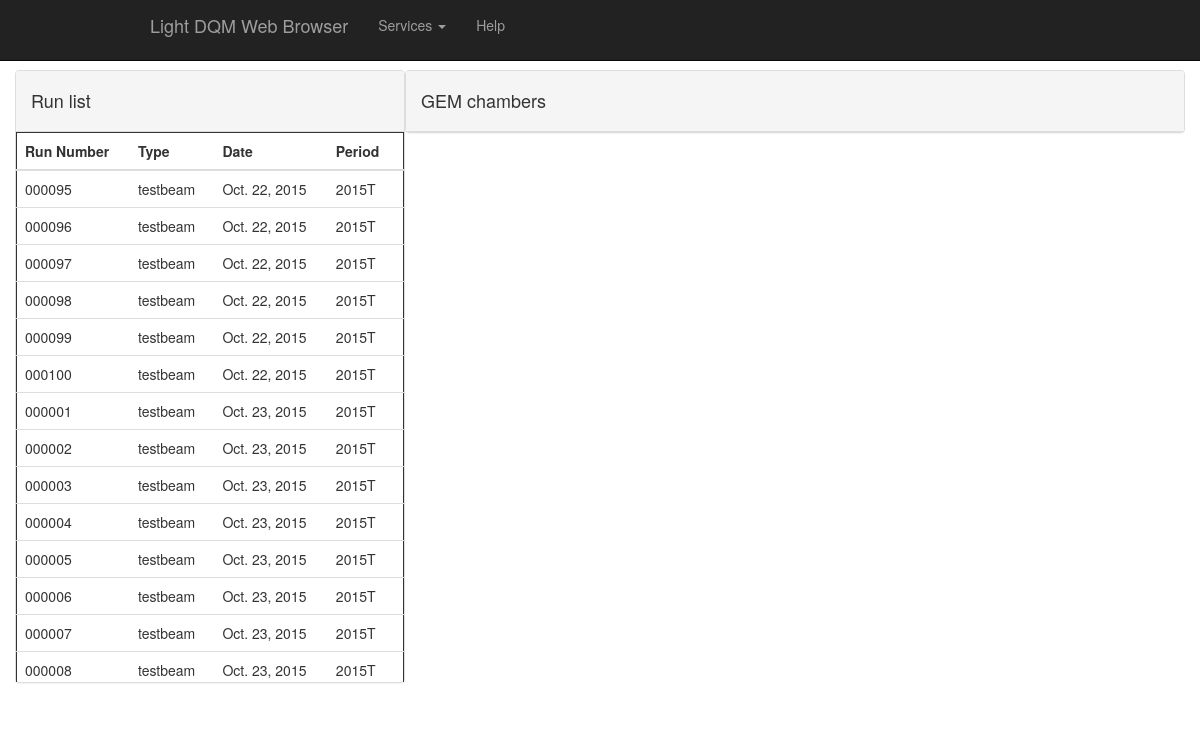
/main/, run on the app's committed database.
### ldqm_db/models.py (models this page shows, shortened)
class Run(models.Model):
  Name = models.CharField(max_length=50)
  Type = models.CharField(max_length=10)
  Number = models.CharField(max_length=10)
  Date = models.DateField()
  Period = models.CharField(max_length=10)
  Station = models.CharField(max_length=10)
  amcs = models.ManyToManyField(AMC)
  Status = models.BooleanField(default=False) #indicates if the dqm had processed the run
  class Meta:
    ordering = ['Date']

### LightDQM/views.py (the view)
# urls.py: url(r'^main/$', main),
def main(request):
  run_list = Run.objects.all()
  return render(request,'main.html', {'run_list':run_list,})

### LightDQM/templates/main.html (shortened to what this page needs)
{% load staticfiles %}
<!DOCTYPE html>
<html lang="en">
<head>
  <link  rel="stylesheet" href="{% static 'css/bootstrap.min.css' %}">
  <link href="{% static 'css/portfolio-item.css' %}" rel="stylesheet">
</head>
<body>
  {%include "nav.html"%}
  {% block main %}
<div class="container-fluid">
  <div class="col-sm-4">
    <div class="row">
      <div class="panel panel-default">
        <div class="panel-heading">
          <h4>
            Run list
          </h4>
          </div>
          <div class="span3">
          <table class="table table-fixed" id="table">
            <thead>
              <tr>
                <th class="col-xs-3">Run Number</th>
                <th class="col-xs-2">Type</th>
                <th class="col-xs-2">Date</th>
                <th class="col-xs-2">Period</th>
              </tr>
            </thead>
            <tbody>
                {% for run_ in run_list %}
                {% if run_.Number == run.Number and run_.Type == run.Type %}
                  <tr class="selected">
                {% else %}
                  <tr >
                {% endif %}
                  <td class="col-xs-3">{{run_.Number}}</td>
                  <td class="col-xs-2">{{run_.Type}}</td>
                  <td class="col-xs-3">{{run_.Date}}</td>
                  <td class="col-xs-2">{{run_.Period}}</td>
                </tr>
               {% endfor %}
            </tbody>
          </table>
          </div>
      </div>
    </div>
  </div>
  <div class="col-lg-8">
    <div class="row">
      <div class="panel panel-default">
        <div class="panel-heading">
          <h4>
            GEM chambers
          </h4>
        </div>
      </div>
    </div>
  </div>
</div>
  {% endblock %}
</body>
</html>

### LightDQM/static/css/portfolio-item.css (style rules this page uses)
body { padding-top: 70px; }
.table { border: 1px solid; }
td { cursor: pointer; }
.span3 { height: 550px !important; overflow: auto; }

### data on the page
Run: Number "000095", Type "testbeam", Date "Oct. 22, 2015", Period "2015T"
Run: Number "000096", Type "testbeam", Date "Oct. 22, 2015", Period "2015T"
Run: Number "000097", Type "testbeam", Date "Oct. 22, 2015", Period "2015T"
Run: Number "000098", Type "testbeam", Date "Oct. 22, 2015", Period "2015T"
Run: Number "000099", Type "testbeam", Date "Oct. 22, 2015", Period "2015T"
Run: Number "000100", Type "testbeam", Date "Oct. 22, 2015", Period "2015T"
Run: Number "000001", Type "testbeam", Date "Oct. 23, 2015", Period "2015T"
Run: Number "000002", Type "testbeam", Date "Oct. 23, 2015", Period "2015T"
Run: Number "000003", Type "testbeam", Date "Oct. 23, 2015", Period "2015T"
Run: Number "000004", Type "testbeam", Date "Oct. 23, 2015", Period "2015T"
Run: Number "000005", Type "testbeam", Date "Oct. 23, 2015", Period "2015T"
Run: Number "000006", Type "testbeam", Date "Oct. 23, 2015", Period "2015T"
Run: Number "000007", Type "testbeam", Date "Oct. 23, 2015", Period "2015T"
Run: Number "000008", Type "testbeam", Date "Oct. 23, 2015", Period "2015T"
